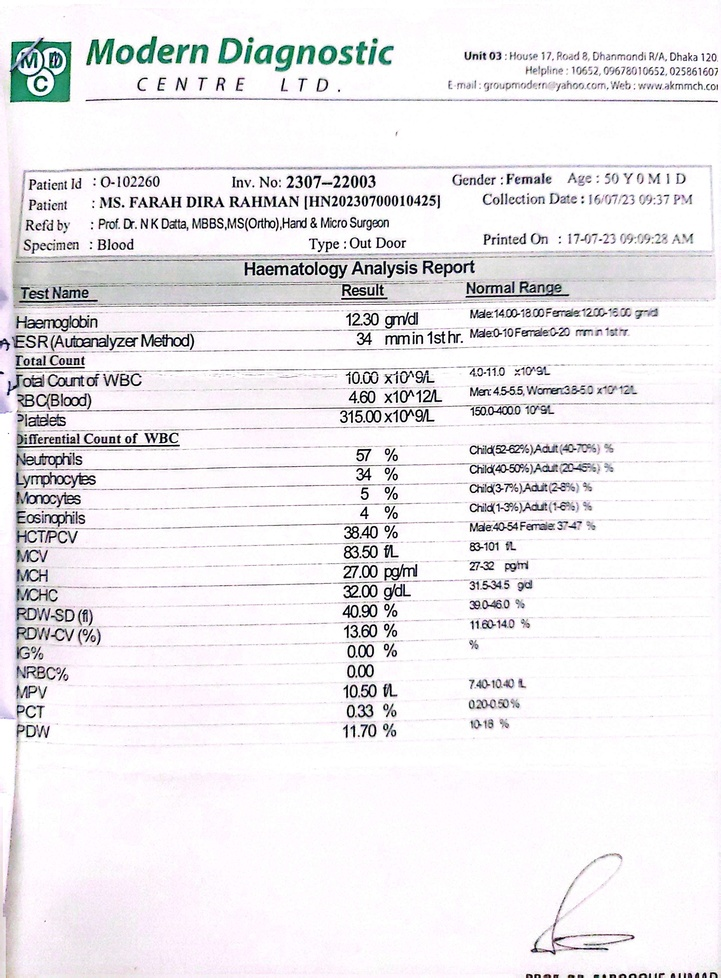
#> input picture medical_ai/app/uploads/1000052368.jpg, 721 x 978 px, shrunk from 2472 x 3351 before the run, found by its file name
$ jupyter execute Image_Preprocessing.ipynb   (shell and % lines are left out)
#> lines starting #> are read from the running program, lines starting #| are printed output that depends on the picture; after the words box and inside, x2 and y2 are one past the last pixel; in counts of white or black regions, pixels touching at a corner belong together
[cell 1]
import cv2
import numpy as np
from google.colab import files
import matplotlib.pyplot as plt

[cell 2]
uploaded = files.upload()   # choose your image file
#> the answer given: 1000052368.jpg
image_path = list(uploaded.keys())[0]

[cell 3]
image = cv2.imread(image_path)
#> image is the input picture: shape (978, 721, 3); mean B, G, R 237.3, 234.5, 236.5

# Convert BGR → RGB for display
image_rgb = cv2.cvtColor(image, cv2.COLOR_BGR2RGB)

plt.imshow(image_rgb)
plt.title("Original Image")
plt.axis("off")

[cell 4]
# 1️⃣ Resize (improves OCR detection)
height, width = image.shape[:2]
#> height = 978; width = 721
image = cv2.resize(
    image,
    (width * 2, height * 2),
    interpolation=cv2.INTER_CUBIC
)
#> image: shape (1956, 1442, 3)

# 2️⃣ Convert to Grayscale
gray = cv2.cvtColor(image, cv2.COLOR_BGR2GRAY)

# 3️⃣ Increase Contrast using CLAHE
clahe = cv2.createCLAHE(clipLimit=3.0, tileGridSize=(8, 8))
contrast = clahe.apply(gray)
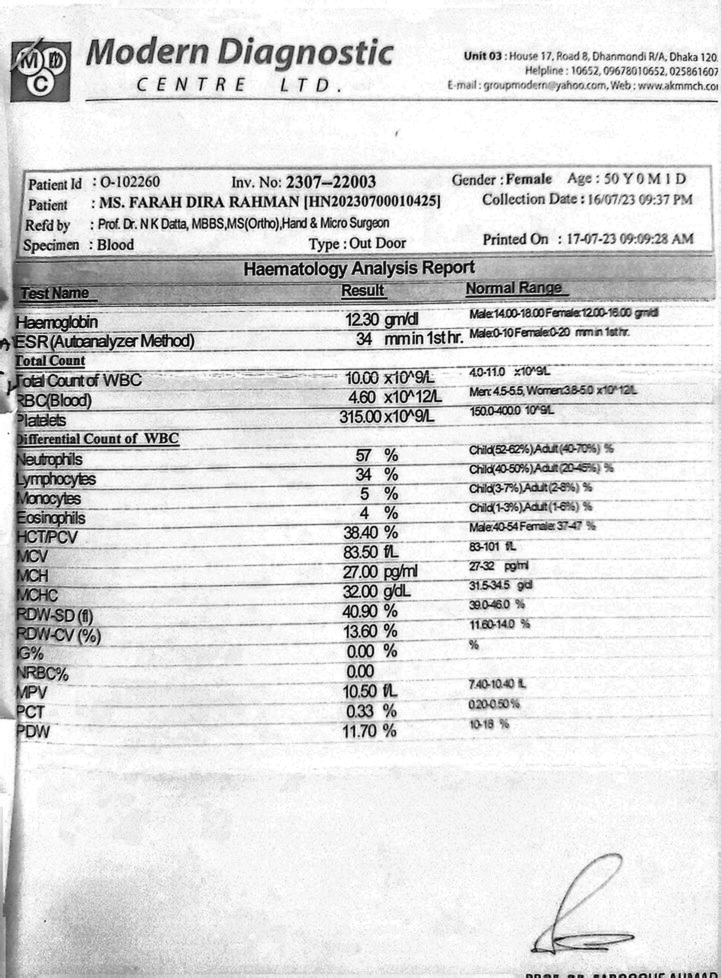
#> contrast: shape (1956, 1442) (shown at 1/2 size); min 1, max 255, mean 219.7

# 4️⃣ Denoising
# denoised = cv2.fastNlMeansDenoising(contrast, h=30)

blur = cv2.GaussianBlur(contrast, (3, 3), 0)

denoised = cv2.fastNlMeansDenoising(
    blur,
    None,
    h=45,
    templateWindowSize=7,
    searchWindowSize=21
)

# 5️⃣ Adaptive Thresholding
processed = cv2.adaptiveThreshold(
    denoised,
    255,
    cv2.ADAPTIVE_THRESH_GAUSSIAN_C,
    cv2.THRESH_BINARY,
    11,
    2
)
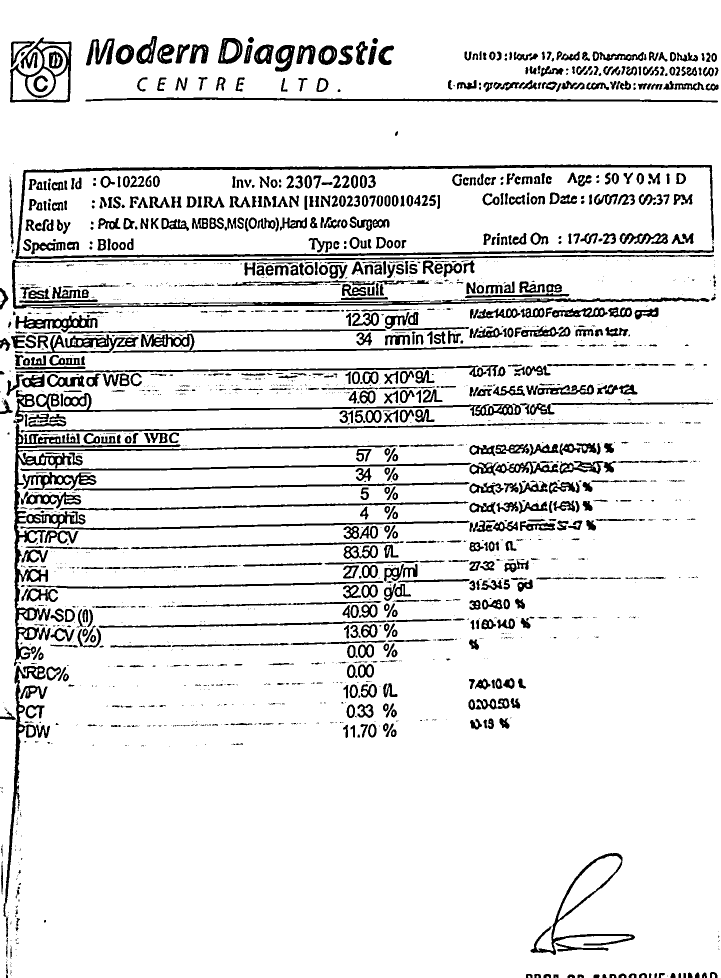
#> processed: shape (1956, 1442) (shown at 1/2 size); 89.4% white; 1906 black regions (1013 under 20 px), largest, box (x1, y1, x2, y2) and area: (28, 848, 943, 1332) 20400, (30, 329, 1428, 518) 15742, (24, 510, 1419, 618) 13152

[cell 5]
processed = cv2.adaptiveThreshold(
    denoised,
    255,
    cv2.ADAPTIVE_THRESH_GAUSSIAN_C,
    cv2.THRESH_BINARY,
    11,
    1
)
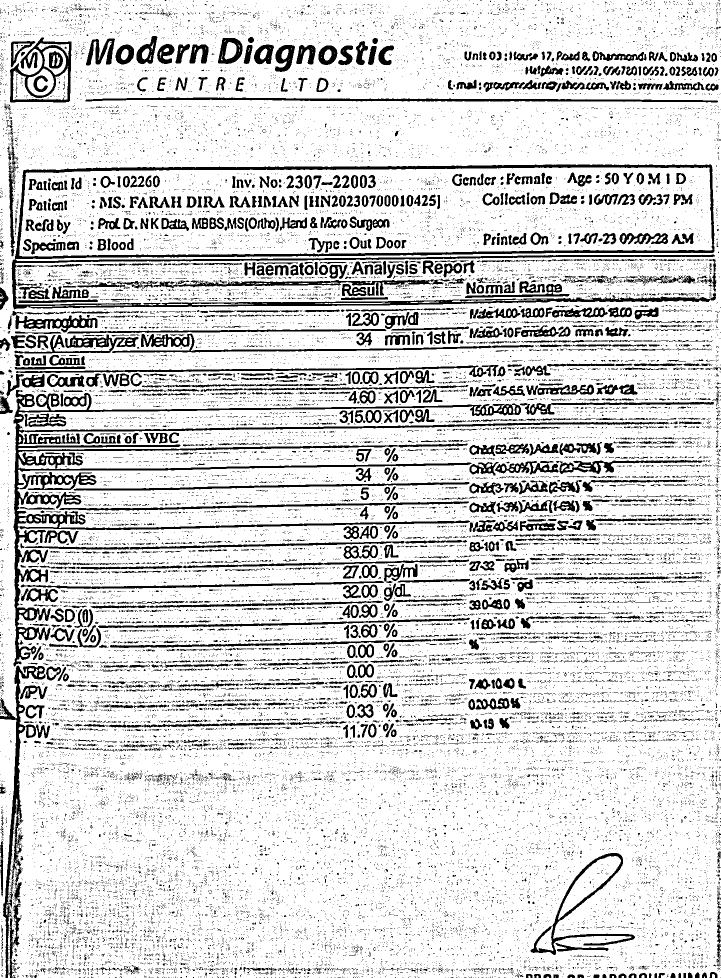
#> processed: shape (1956, 1442) (shown at 1/2 size); 83.8% white; 28708 black regions (27077 under 20 px), largest, box (x1, y1, x2, y2) and area: (27, 780, 1338, 1333) 38089, (23, 329, 1432, 619) 32598, (0, 1331, 91, 1956) 8719

[cell 6]
cv2.imwrite("processed2.png", processed)
files.download("processed2.png")

[cell 7]
fig, axes = plt.subplots(1, 4, figsize=(18, 5))

axes[0].imshow(gray, cmap="gray")
axes[0].set_title("Grayscale")

axes[1].imshow(contrast, cmap="gray")
axes[1].set_title("CLAHE Contrast")

axes[2].imshow(denoised, cmap="gray")
axes[2].set_title("Denoised")

axes[3].imshow(processed, cmap="gray")
axes[3].set_title("Thresholded")

for ax in axes:
    ax.axis("off")

plt.show()
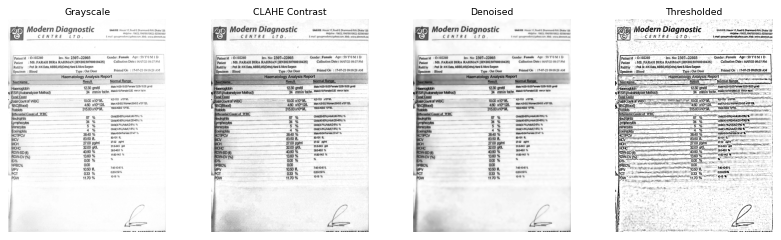
#> figure drawn by matplotlib, 4 panels
